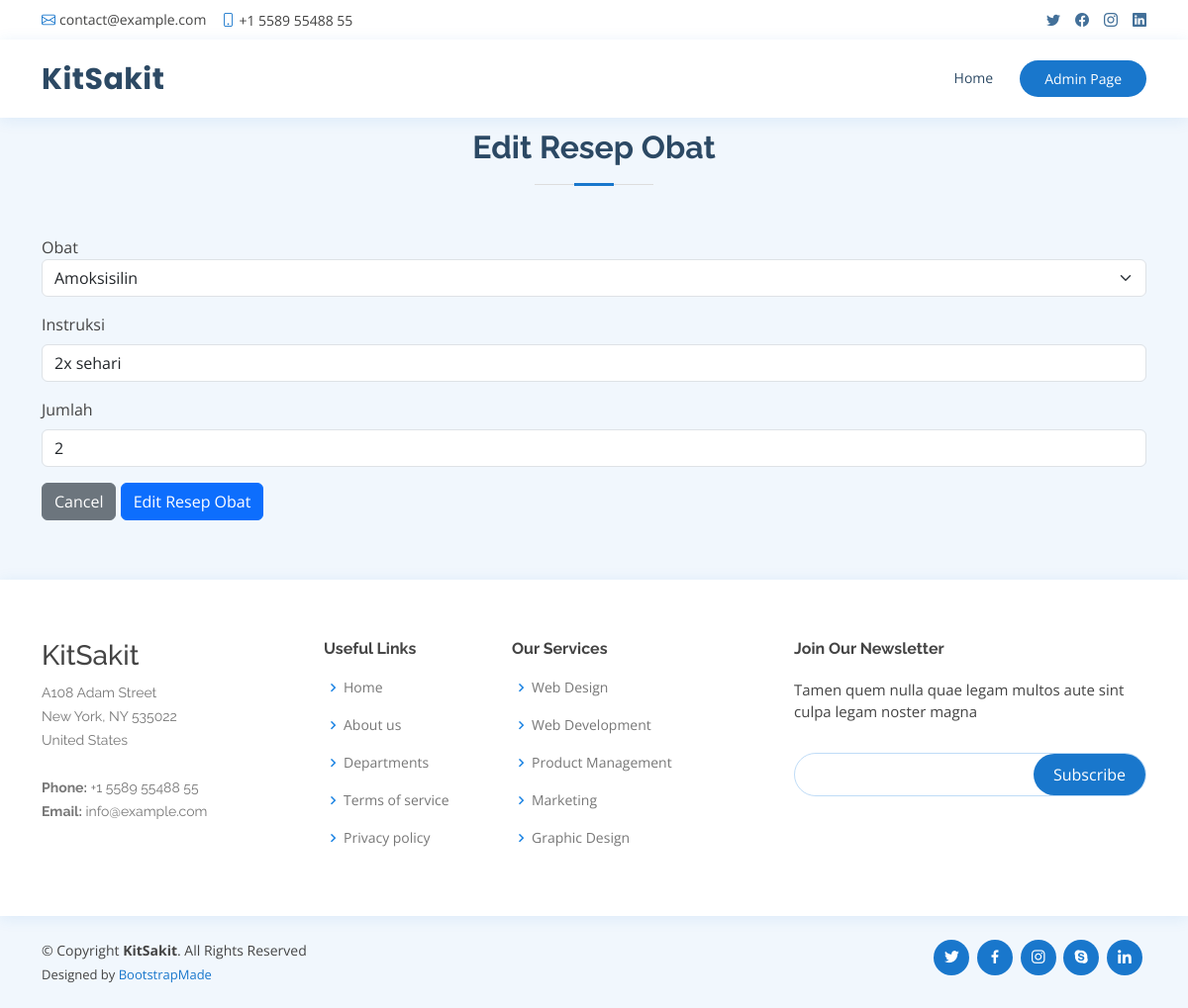
/editResepObat.php?id_resep_obat=9, run on the app's committed database.
### tables this page shows
CREATE TABLE `resep_obat`  (
  `id_resep_obat` int NOT NULL AUTO_INCREMENT,
  `jumlah` int NOT NULL,
  `instruksi` varchar(225) NOT NULL,
  `id_rekam_medis` int NOT NULL,
  `id_obat` int NOT NULL,
  PRIMARY KEY (`id_resep_obat`) USING BTREE,
  INDEX `id_rekam_medis`(`id_rekam_medis` ASC) USING BTREE,
  INDEX `id_obat`(`id_obat` ASC) USING BTREE,
  CONSTRAINT `resep_obat_ibfk_1` FOREIGN KEY (`id_rekam_medis`) REFERENCES `rekam_medis` (`id_rekam_medis`) ON DELETE CASCADE ON UPDATE RESTRICT,
  CONSTRAINT `resep_obat_ibfk_2` FOREIGN KEY (`id_obat`) REFERENCES `obat` (`id_obat`) ON DELETE CASCADE ON UPDATE RESTRICT
);

CREATE TABLE `obat`  (
  `id_obat` int NOT NULL AUTO_INCREMENT,
  `nama_obat` varchar(225) NOT NULL,
  `deskripsi` varchar(225) NOT NULL,
  `harga` decimal(10, 2) NULL DEFAULT NULL,
  `stok` int NOT NULL,
  `foto_obat` varchar(255) NOT NULL,
  PRIMARY KEY (`id_obat`) USING BTREE
);

### function.php (called while the page is built, shortened)
<?php
    include('config.php');
    function readObat(){
        global $conn;
        $query = "SELECT * FROM obat";
        $result = mysqli_query($conn, $query);
        return $result;
    }
    function readQuery($table, $id, $find){
        global $conn;
        $query = "SELECT * FROM ".$table." WHERE ".$id."=".$find;
        $result = mysqli_query($conn, $query);
        $result = mysqli_fetch_assoc($result);
        return $result;
    };
?>

### editResepObat.php (the view, shortened to what this page needs)
<?php
    include('function.php');
    $listObat = readObat();
    if(isset($_GET['id_resep_obat'])){
      $idResepObat = $_GET['id_resep_obat'];
      $data = readQuery('resep_obat', 'id_resep_obat', $idResepObat);
    } else {
      echo "
      <script>
        alert('Masukkan data id.');
        window.location='admin.php';
      </script>";
    }
?>
<!DOCTYPE html>
<html lang="en">
<head>
  <link href="assets/vendor/fontawesome-free/css/all.min.css" rel="stylesheet">
  <link href="assets/vendor/animate.css/animate.min.css" rel="stylesheet">
  <link href="assets/vendor/bootstrap/css/bootstrap.min.css" rel="stylesheet">
  <link href="assets/vendor/bootstrap-icons/bootstrap-icons.css" rel="stylesheet">
  <link href="assets/vendor/boxicons/css/boxicons.min.css" rel="stylesheet">
  <link href="assets/vendor/glightbox/css/glightbox.min.css" rel="stylesheet">
  <link href="assets/vendor/remixicon/remixicon.css" rel="stylesheet">
  <link href="assets/vendor/swiper/swiper-bundle.min.css" rel="stylesheet">
  <link href="assets/css/style.css" rel="stylesheet">
</head>
<body>
  <div id="topbar" class="d-flex align-items-center fixed-top">
    <div class="container d-flex justify-content-between">
      <div class="contact-info d-flex align-items-center">
        <i class="bi bi-envelope"></i> <a href="mailto:contact@example.com">contact@example.com</a>
        <i class="bi bi-phone"></i> +1 5589 55488 55
      </div>
      <div class="d-none d-lg-flex social-links align-items-center">
        <a href="#" class="twitter"><i class="bi bi-twitter"></i></a>
        <a href="#" class="facebook"><i class="bi bi-facebook"></i></a>
        <a href="#" class="instagram"><i class="bi bi-instagram"></i></a>
        <a href="#" class="linkedin"><i class="bi bi-linkedin"></i></i></a>
      </div>
    </div>
  </div>
  <header id="header" class="fixed-top">
    <div class="container d-flex align-items-center">
      <h1 class="logo me-auto"><a href="index.php">KitSakit</a></h1>
      <nav id="navbar" class="navbar order-last order-lg-0">
        <ul>
          <li><a class="nav-link scrollto" href="index.php">Home</a></li>
        </ul>
      </nav>
      <a href="admin.php" class="appointment-btn scrollto">Admin <span class="d-none d-md-inline">Page</span></a>
    </div>
  </header>
  <main id="main" style="padding-top: 70px;">
    <section id="appointment" class="appointment section-bg">
      <div class="container">
        <div class="section-title">
          <h2>Edit Resep Obat</h2>
        </div>
        <form action="#" method="post" role="form" id="form-add" enctype="multipart/form-data">
            <div class="mb-3">
                <label for="obat">Obat</label>
                <select class="form-select" aria-label="Category" id="obat" name="obat" required>
                    <?php
                        foreach($listObat as $obat){
                          echo '<option value="'.$obat['id_obat'].'"'. ($obat['id_obat'] == $data['id_obat'] ? "selected" : "").'>'.$obat['nama_obat'].'</option>';
                        }
                    ?>
                </select>
            </div>
            <div class="mb-3">
                <label for="instruksi" class="form-label">Instruksi</label>
                <input type="text" class="form-control" id="instruksi" name="instruksi" value="<?= $data['instruksi'] ?>" required>
            </div>
            <div class="mb-3">
                <label for="jumlah" class="form-label">Jumlah</label>
                <input type="text" class="form-control" id="jumlah" name="jumlah" value="<?= $data['jumlah'] ?>" required>
            </div>
            <a href="admin.php"><button type="button" class="btn btn-secondary" data-bs-dismiss="modal">Cancel</button></a>
            <button type="submit" class="btn btn-primary text-white" name="btn-edit-resep" id="btn-edit-resep" form="form-add">Edit Resep Obat</button>
        </form>
      </div>
    </section>
  </main>
  <footer id="footer">
    <div class="footer-top">
      <div class="container">
        <div class="row">
          <div class="col-lg-3 col-md-6 footer-contact">
            <h3>KitSakit</h3>
            <p>
              A108 Adam Street <br>
              New York, NY 535022<br>
              United States <br><br>
              <strong>Phone:</strong> +1 5589 55488 55<br>
              <strong>Email:</strong> info@example.com<br>
            </p>
          </div>
          <div class="col-lg-2 col-md-6 footer-links">
            <h4>Useful Links</h4>
            <ul>
              <li><i class="bx bx-chevron-right"></i> <a href="#">Home</a></li>
              <li><i class="bx bx-chevron-right"></i> <a href="#">About us</a></li>
              <li><i class="bx bx-chevron-right"></i> <a href="#">Departments</a></li>
              <li><i class="bx bx-chevron-right"></i> <a href="#">Terms of service</a></li>
              <li><i class="bx bx-chevron-right"></i> <a href="#">Privacy policy</a></li>
            </ul>
          </div>
          <div class="col-lg-3 col-md-6 footer-links">
            <h4>Our Services</h4>
            <ul>
              <li><i class="bx bx-chevron-right"></i> <a href="#">Web Design</a></li>
              <li><i class="bx bx-chevron-right"></i> <a href="#">Web Development</a></li>
              <li><i class="bx bx-chevron-right"></i> <a href="#">Product Management</a></li>
              <li><i class="bx bx-chevron-right"></i> <a href="#">Marketing</a></li>
              <li><i class="bx bx-chevron-right"></i> <a href="#">Graphic Design</a></li>
            </ul>
          </div>
          <div class="col-lg-4 col-md-6 footer-newsletter">
            <h4>Join Our Newsletter</h4>
            <p>Tamen quem nulla quae legam multos aute sint culpa legam noster magna</p>
            <form action="" method="post">
              <input type="email" name="email"><input type="submit" value="Subscribe">
            </form>
          </div>
        </div>
      </div>
    </div>
    <div class="container d-md-flex py-4">
      <div class="me-md-auto text-center text-md-start">
        <div class="copyright">
          &copy; Copyright <strong><span>KitSakit</span></strong>. All Rights Reserved
        </div>
        <div class="credits">
          Designed by <a href="https://bootstrapmade.com/">BootstrapMade</a>
        </div>
      </div>
      <div class="social-links text-center text-md-right pt-3 pt-md-0">
        <a href="#" class="twitter"><i class="bx bxl-twitter"></i></a>
        <a href="#" class="facebook"><i class="bx bxl-facebook"></i></a>
        <a href="#" class="instagram"><i class="bx bxl-instagram"></i></a>
        <a href="#" class="google-plus"><i class="bx bxl-skype"></i></a>
        <a href="#" class="linkedin"><i class="bx bxl-linkedin"></i></a>
      </div>
    </div>
  </footer>
</body>
</html>

### assets/css/style.css (style rules this page uses)
body { font-family: "Open Sans", sans-serif; color: #444444; }
a { color: #1977cc; text-decoration: none; }
h1, h2, h3, h4, h5, h6 { font-family: "Raleway", sans-serif; }
#topbar { background: #fff; height: 40px; font-size: 14px; transition: all 0.5s; z-index: 996; }
#topbar .contact-info a { line-height: 1; color: #444444; transition: 0.3s; }
#topbar .contact-info i { color: #1977cc; padding-right: 4px; margin-left: 15px; line-height: 0; }
#topbar .contact-info i:first-child { margin-left: 0; }
#topbar .social-links a { color: #437099; padding-left: 15px; display: inline-block; line-height: 1px; transition: 0.3s; }
#topbar .social-links a:first-child { border-left: 0; }
#header { background: #fff; transition: all 0.5s; z-index: 997; padding: 15px 0; top: 40px; box-shadow: 0px 2px 15px rgba(25, 119, 204, 0.1); }
#header .logo { font-size: 30px; margin: 0; padding: 0; line-height: 1; font-weight: 700; letter-spacing: 0.5px; font-family: "Poppins", sans-serif; }
#header .logo a { color: #2c4964; }
.appointment-btn { margin-left: 25px; background: #1977cc; color: #fff; border-radius: 50px; padding: 8px 25px; white-space: nowrap; transition: 0.3s; font-size: 14px; display: inline-block; }
.navbar { padding: 0; }
.navbar ul { margin: 0; padding: 0; display: flex; list-style: none; align-items: center; }
.navbar li { position: relative; }
.navbar>ul>li { position: relative; white-space: nowrap; padding: 8px 0 8px 20px; }
.navbar a, .navbar a:focus { display: flex; align-items: center; justify-content: space-between; font-size: 14px; color: #2c4964; white-space: nowrap; transition: 0.3s; border-bottom: 2px solid #fff; padding: 5px 2px; }
section { padding: 60px 0; overflow: hidden; }
.section-bg { background-color: #f1f7fd; }
.section-title { text-align: center; padding-bottom: 30px; }
.section-title h2 { font-size: 32px; font-weight: bold; margin-bottom: 20px; padding-bottom: 20px; position: relative; color: #2c4964; }
.section-title h2::before { content: ""; position: absolute; display: block; width: 120px; height: 1px; background: #ddd; bottom: 1px; left: calc(50% - 60px); }
.section-title h2::after { content: ""; position: absolute; display: block; width: 40px; height: 3px; background: #1977cc; bottom: 0; left: calc(50% - 20px); }
#footer { color: #444444; font-size: 14px; background: #f1f7fd; }
#footer .footer-top { padding: 60px 0 30px 0; background: #fff; box-shadow: 0px 2px 15px rgba(25, 119, 204, 0.1); }
#footer .footer-top .footer-contact { margin-bottom: 30px; }
#footer .footer-top .footer-contact p { font-size: 14px; line-height: 24px; margin-bottom: 0; font-family: "Raleway", sans-serif; color: #777777; }
#footer .footer-top h4 { font-size: 16px; font-weight: bold; color: #444444; position: relative; padding-bottom: 12px; }
#footer .footer-top .footer-links { margin-bottom: 30px; }
#footer .footer-top .footer-links ul { list-style: none; padding: 0; margin: 0; }
#footer .footer-top .footer-links ul i { padding-right: 2px; color: #1c84e3; font-size: 18px; line-height: 1; }
#footer .footer-top .footer-links ul li { padding: 10px 0; display: flex; align-items: center; }
#footer .footer-top .footer-links ul li:first-child { padding-top: 0; }
#footer .footer-top .footer-links ul a { color: #777777; transition: 0.3s; display: inline-block; line-height: 1; }
#footer .footer-newsletter { font-size: 15px; }
#footer .footer-newsletter h4 { font-size: 16px; font-weight: bold; color: #444444; position: relative; padding-bottom: 12px; }
#footer .footer-newsletter form { margin-top: 30px; background: #fff; padding: 6px 10px; position: relative; border-radius: 50px; text-align: left; border: 1px solid #bfdcf7; }
#footer .footer-newsletter form input[type=email] { border: 0; padding: 4px 8px; width: calc(100% - 100px); }
#footer .footer-newsletter form input[type=submit] { position: absolute; top: 0; right: 0; bottom: 0; border: 0; background: none; font-size: 16px; padding: 0 20px; background: #1977cc; color: #fff; transition: 0.3s; border-radius: 50px; }
#footer .credits { padding-top: 5px; font-size: 13px; color: #444444; }
#footer .social-links a { font-size: 18px; display: inline-block; background: #1977cc; color: #fff; line-height: 1; padding: 8px 0; margin-right: 4px; border-radius: 50%; text-align: center; width: 36px; height: 36px; transition: 0.3s; }

### data on the page
resep_obat: obat "Amoksisilin", instruksi "2x sehari", jumlah "2"
